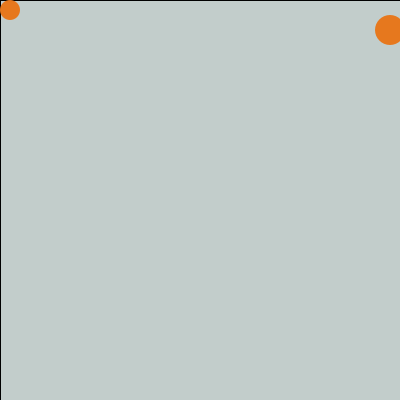
Frame 1 (no input)
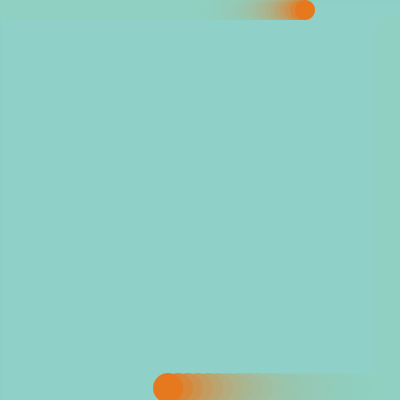
Frame 60 (the mouse pressed at the canvas centre just before this capture)
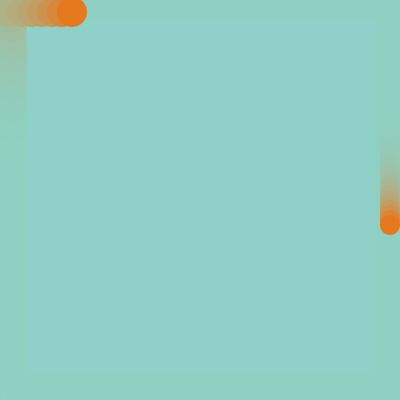
Frame 120 (the mouse held since frame 60 and released just before this capture)

The Processing sketch that drew these frames (run headless with seeded random() and noise(); from frame 60 on, the mouse is pressed at the canvas centre):

// Processing sketch: processing_131606
// ── processing_131606.pde

//copyright Mina Kim 2014
//minakim0128@gmail.com

float x, y, dx1, wd1, ht1;
float a, b, wd2, ht2, dx2;


void setup ()
{
  size (400, 400);
  x=10;
  y=10;
  wd1=20;
  ht1=20;
  dx1=5;

  a=390;
  b=30;
  wd2=30;
  ht2=30;
  dx2=10;
  
  
}

void draw ()
{

  prepWindow ();
  drawFigures ();
  moveFigures ();
}

void prepWindow ()
{
  fill (140, 210, 200, 40);
  rectMode (CENTER);
  rect (200, 200, width, height);
}


void figure (float x, float y, float wd1, float ht1)
{

  fill (230, 120, 30);
  noStroke ();
  ellipse (x, y, wd1, ht1);
}



void drawFigures ()
{

  figure (x, y, wd1, ht1);
  figure (a, b, wd2, ht2);
}

void moveFigures ()
{

  x = x+dx1;
  if (x > width-10) {
    y = y+dx1; 
    x = width-10;
  }
  if (y > height-10 ) {
    x = x+dx1; 
    dx1 = -dx1; 
    y= height-10;
  }
  if (x < 10) {
    y = y+ dx1; 
    x = 10;
  }
  if (y < 10) {
    x = x+dx1; 
    dx1 = -dx1; 
    y=10;
  }


  a= a+dx2;
  if (a > width-12) {
    b = b+dx2; 
    a = width-12;
  }
  if (b > height-12) {
    a = a+dx2; 
    dx2 = -dx2; 
    b= height-12;
  } //*2 to -dx2
  if (a < 12) {
    b = b+dx2; 
    a = 12;
  }
  if (b < 12) {
    a = a+dx2; 
    dx2=-dx2; 
    b=12;
  }
}
